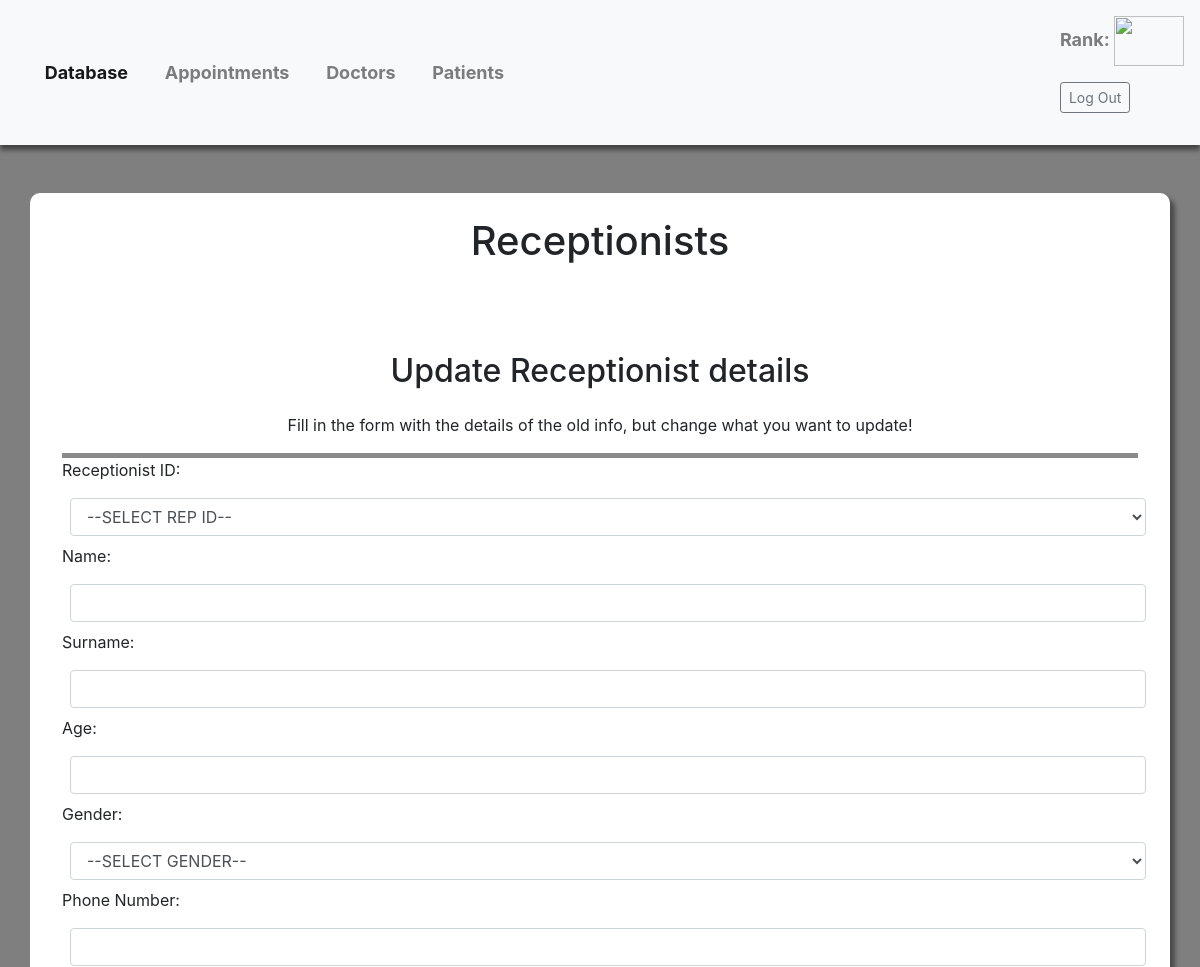
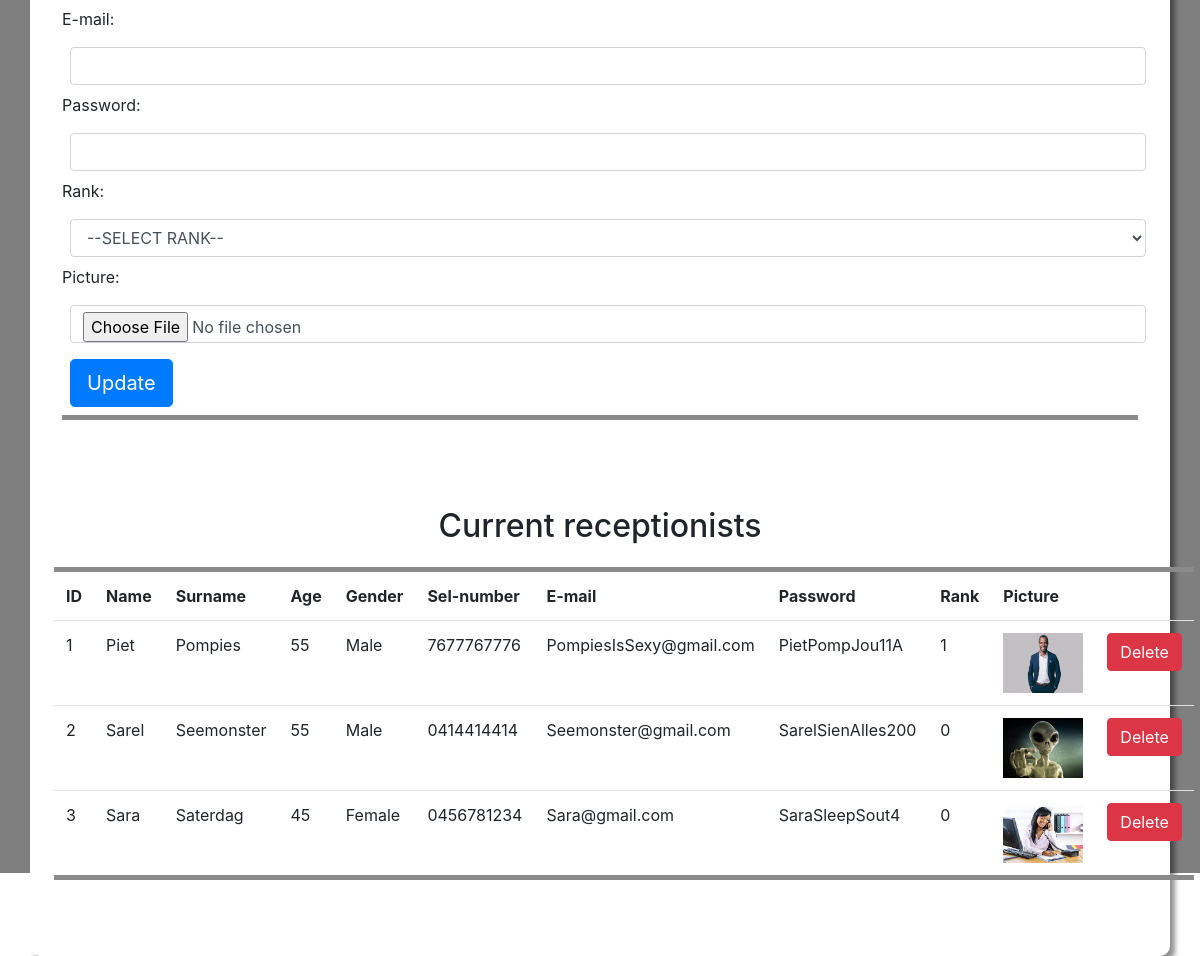
Page /receptionist.php on the committed database (2 pictures, top to bottom).
### tables this page shows
CREATE TABLE `receptionists` (
  `ID` int(11) NOT NULL,
  `Name` varchar(100) NOT NULL,
  `Surname` varchar(100) NOT NULL,
  `Age` int(11) NOT NULL,
  `Gender` varchar(6) NOT NULL,
  `PhoneNumber` varchar(10) NOT NULL,
  `Email` varchar(100) NOT NULL,
  `Password` varchar(50) NOT NULL,
  `Rank` tinyint(1) NOT NULL DEFAULT 0,
  `Picture` varchar(300) NOT NULL
);

### rep_read.php (the view, shortened to what this page needs)
<?php
    include 'db.php';
    $sql = "SELECT * FROM receptionists";
    $result = $conn->query($sql);
    while($row = $result->fetch_assoc()) {
        echo "<tr>";
        echo "<td>" . $row['ID'] . "</td>";
        echo "<td>" . $row['Name'] . "</td>";
        echo "<td>" . $row['Surname'] . "</td>";
        echo "<td>" . $row['Age'] . "</td>";
        echo "<td>" . $row['Gender'] . "</td>";
        echo "<td>" . $row['PhoneNumber'] . "</td>";
        echo "<td>" . $row['Email'] . "</td>";
        echo "<td>" . $row['Password'] . "</td>";
        echo "<td>" . $row['Rank'] . "</td>";
        echo "<td> <img src='pictures/" . $row['Picture'] . "' height='60' width='80'> </td>";
        echo '<td><a class="btn btn-danger" href="rep_delete.php?id=' . $row['ID'] . '" role="button">Delete</a></td>';
        echo "</tr>";
    }
?>

### main.css (style rules this page uses)
.receptionist { height: 230vh; background-image: linear-gradient(rgba(0, 0, 0, 0.5), rgba(0, 0, 0, 0.5)), url("https://images.pexels.com/photos/2017802/pexels-photo-2017802.jpeg?auto=compress&cs=tinysrgb&w=1260&h=750&dpr=1"); background-position: center; background-repeat: no-repeat; background-size: cover; position: relative; }

### rows in the picture
receptionists: ID "1", Name "Piet", Surname "Pompies", Age "55", Gender "Male", PhoneNumber "7677767776", Email "PompiesIsSexy@gmail.com", Password "PietPompJou11A", Rank "1", Picture (picture)
receptionists: ID "2", Name "Sarel", Surname "Seemonster", Age "55", Gender "Male", PhoneNumber "0414414414", Email "Seemonster@gmail.com", Password "SarelSienAlles200", Rank "0", Picture (picture)
receptionists: ID "3", Name "Sara", Surname "Saterdag", Age "45", Gender "Female", PhoneNumber "0456781234", Email "Sara@gmail.com", Password "SaraSleepSout4", Rank "0", Picture (picture)
